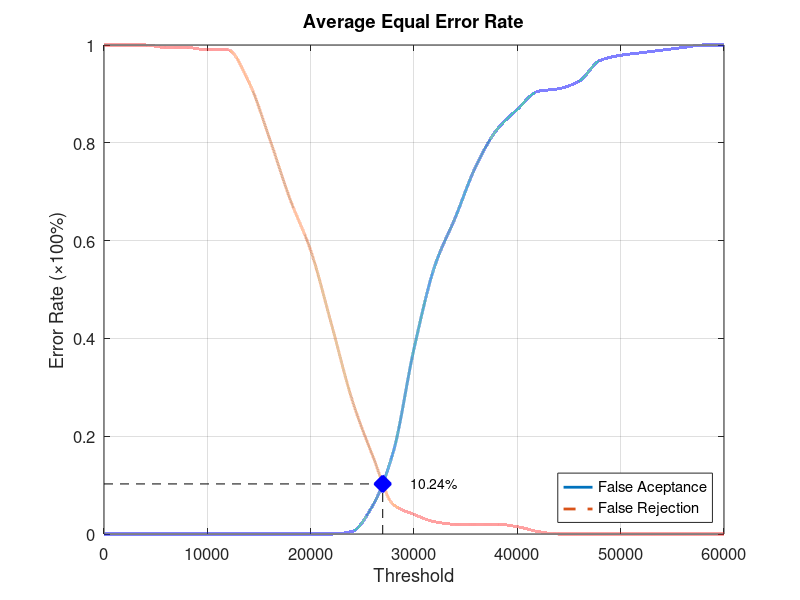
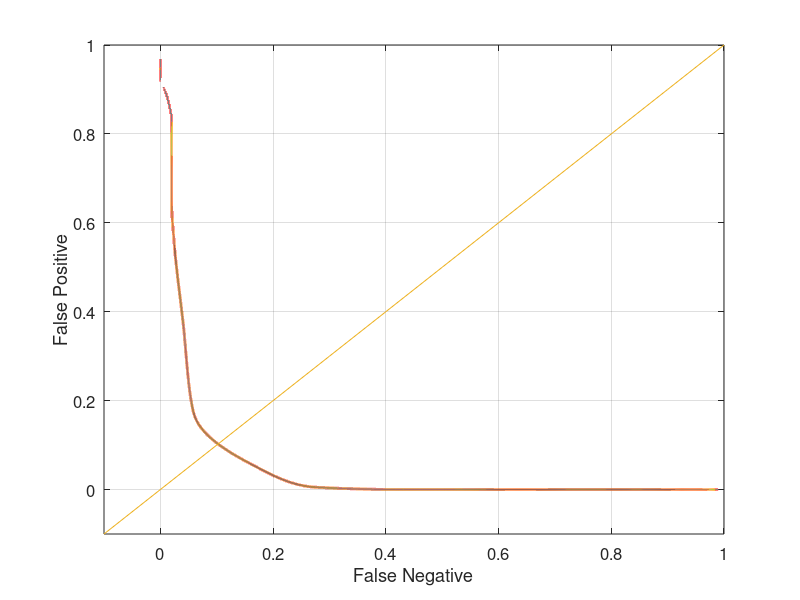

Write MATLAB code to recreate these figures, in order.
function yEER = Database4_1
close all;
clear;
clc;
x = 0:2000:60000;
xq = 0:0.5:60000;

y0 = [0 0 0 0 0 0 0 0 0 0 0 0 0.00526316 0.0578947 0.168421 0.378947 0.547368 0.647368 0.752632 0.826316 0.868421 0.905263 0.910526 0.926316 0.968421 0.978947 0.984211 0.989474 0.994737 1 1];
yy0 = interp1(x, y0, xq, 'pchip');
y1 = [1 1 1 0.995 0.995 0.99 0.99 0.925 0.81 0.685 0.58 0.43 0.275 0.16 0.06 0.04 0.025 0.02 0.02 0.02 0.015 0.005 0 0 0 0 0 0 0 0 0];
yy1 = interp1(x, y1, xq, 'pchip');

% Calculating EER: 
y2 = abs(y0 - y1);
find(y2 == min(y2))
yy2 = abs(yy0 - yy1);
xEER = find(yy2 == min(yy2));
xEERIndex = xq(xEER) % X-axis EER
yEER = yy0(xEER) % Y-axis EER

main = figure
plot(xq, yy0,'-','LineWidth', 2);	hold on
plot(xq, yy1,'--','LineWidth', 2);	hold on
plot([xEERIndex xEERIndex], [0 yEER], 'k--');	hold on
plot([0 xEERIndex], [yEER yEER], 'k--');	hold on
plot(xEERIndex, yEER, 'bx', 'LineWidth', 10);	hold on
text(xEERIndex + 10 * xEERIndex / 100, yEER, [num2str(round((10000 * yEER)) / 100) '%'])
legend('False Aceptance', 'False Rejection', 'Location', 'SouthEast')
xlabel('Threshold')
ylabel('Error Rate (\times100%)')
title('Average Equal Error Rate')
set(gca, 'FontSize', 12)
axis([0 60000 0 1])
grid on

print(main, 'Database4_1Main', '-dpng');
FNRxFPR = figure('Color', [1 1 1]);
plot(yy1, yy0, '-', yy1, yy0, 'LineWidth', 2);
hold on
y = -0.1:0.1:1
plot(y, y); 
set(gca, 'FontSize', 12)
xlabel('False Negative')
ylabel('False Positive')
axis([-0.1 1 -0.1 1])
set(gca, 'FontSize', 12)
grid on

print(FNRxFPR, 'Database4_1FNRxFPR','-dpng');
end
